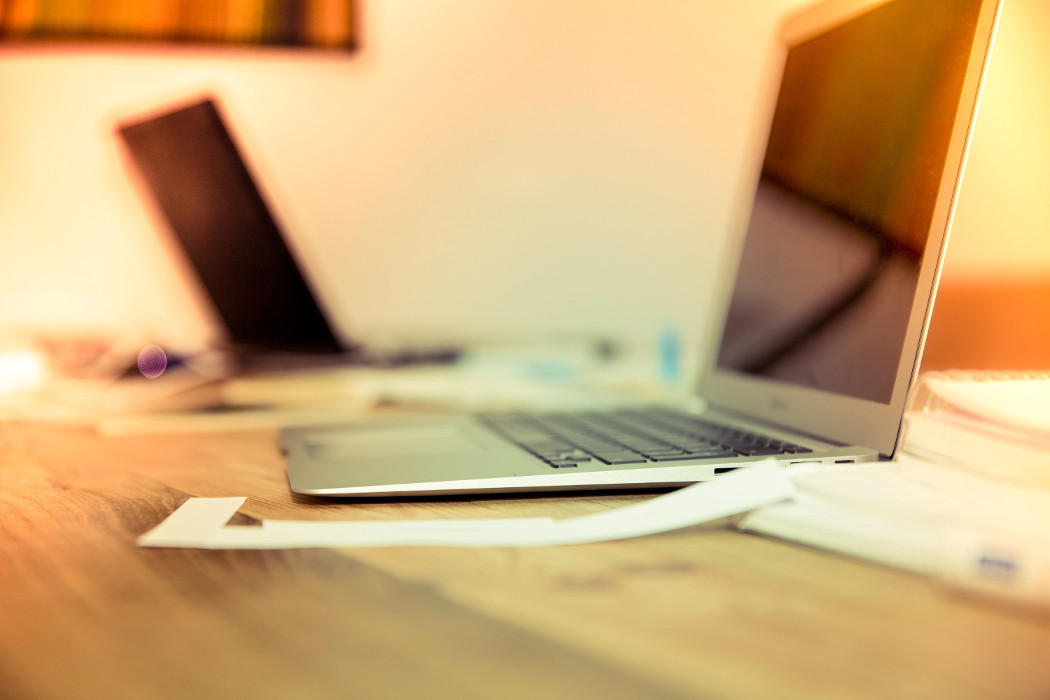
#> input picture image-compressor/sample_image.jpg, 1050 x 700 px, found by its file name
$ python compressor.py
#> lines starting #> are read from the running program, lines starting #| are printed output that depends on the picture
import numpy as np
from PIL import Image
import matplotlib.pyplot as plt
import os

def load_and_preprocess_image(image_path):
    """
    Load an RGB image and convert it to NumPy arrays for each channel.

    Args:
        image_path (str): Path to the input image.

    Returns:
        tuple: Original image array, R, G, B channel matrices (2D).
    """
    img = Image.open(image_path).convert('RGB')
#> img is the input picture: PIL image 1050x700 RGB; mean R, G, B 205.4, 170.3, 118.9
    img_array = np.array(img, dtype=np.float32)
    print(f"Image shape: {img_array.shape}")
#| Image shape: (700, 1050, 3)
    r_channel = img_array[:, :, 0]
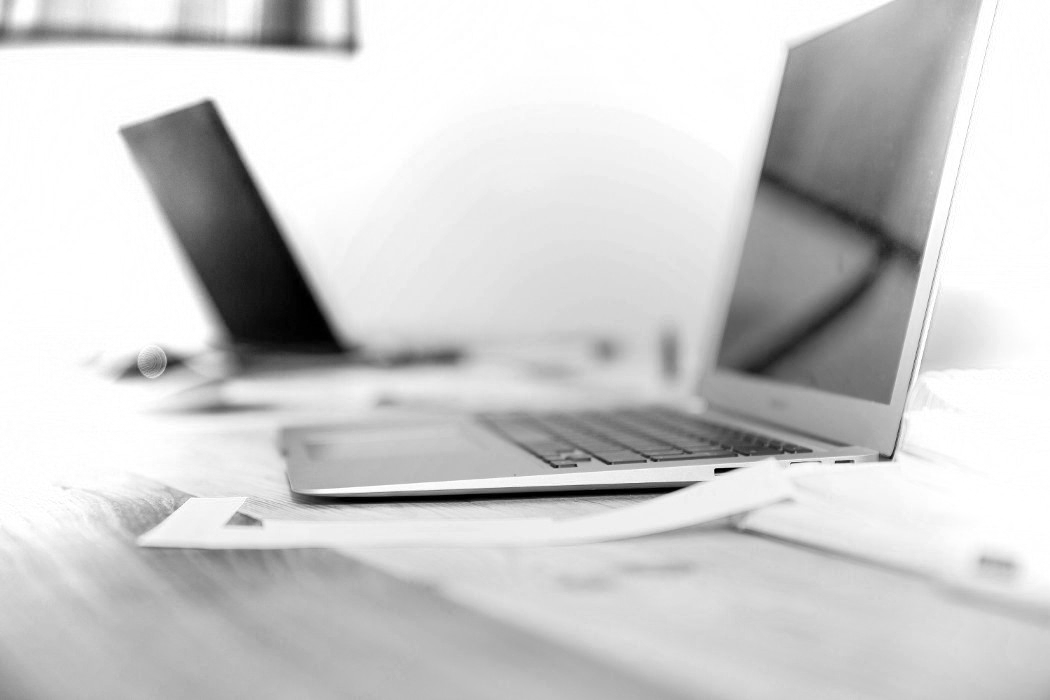
#> r_channel: shape (700, 1050) float32; min 0, max 255, mean 205.4
    g_channel = img_array[:, :, 1]
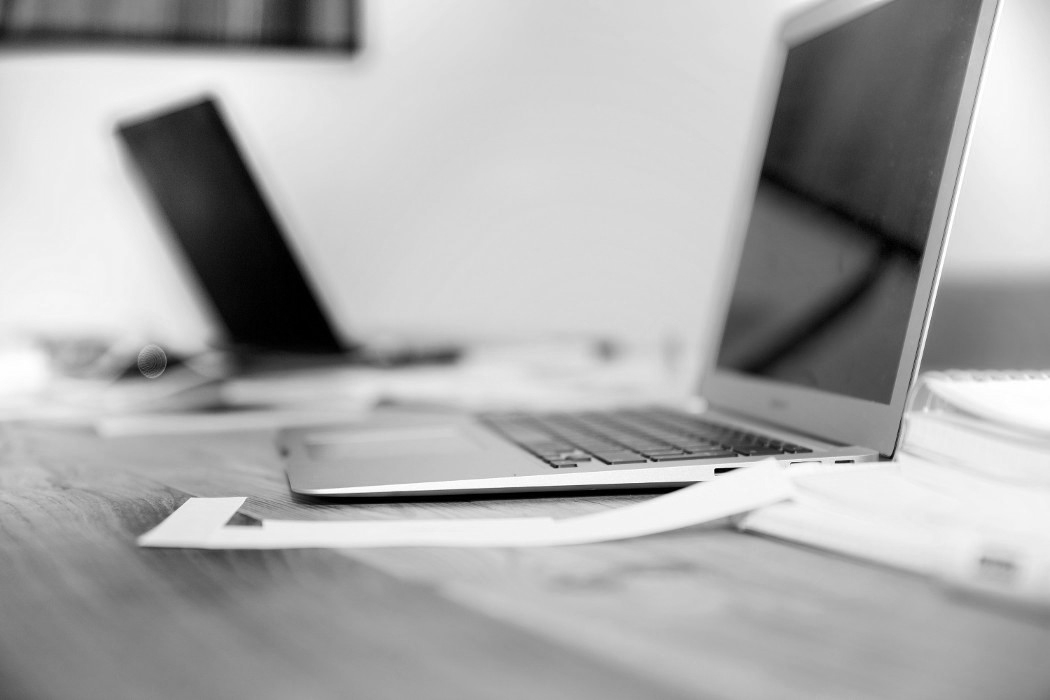
#> g_channel: shape (700, 1050) float32; min 0, max 255, mean 170.3
    b_channel = img_array[:, :, 2]
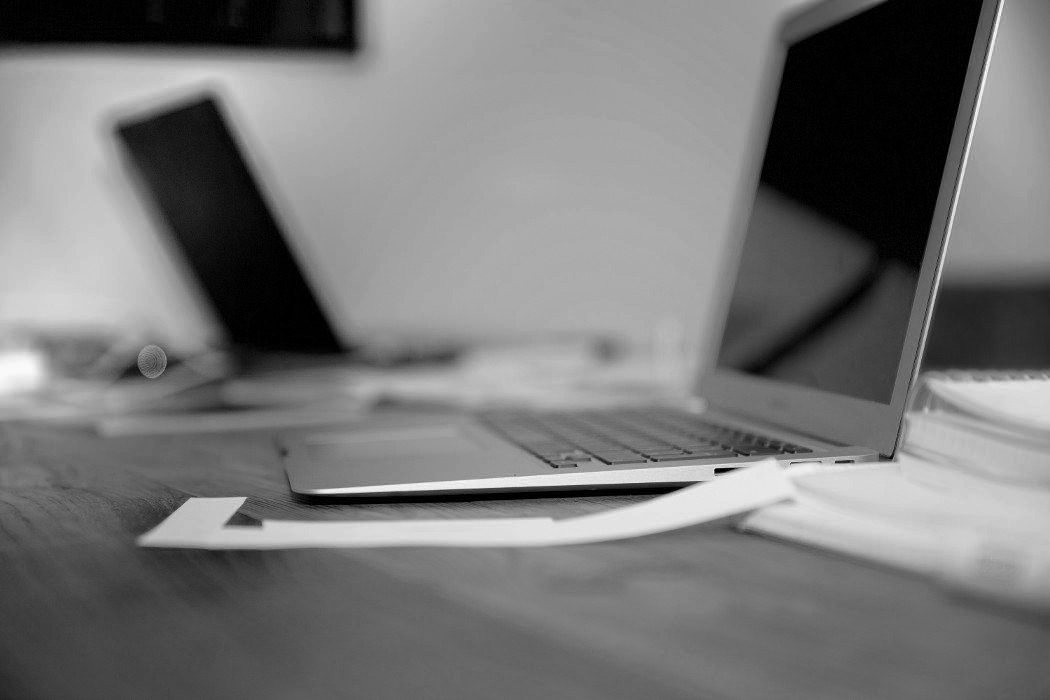
#> b_channel: shape (700, 1050) float32; min 0, max 255, mean 118.9
    r_channel = np.clip(r_channel, 0, 255)
    g_channel = np.clip(g_channel, 0, 255)
    b_channel = np.clip(b_channel, 0, 255)
    return img_array, r_channel, g_channel, b_channel

def compress_image_svd(r_channel, g_channel, b_channel, k):
    """
    Compress image channels using SVD with k singular values.

    Args:
        r_channel, g_channel, b_channel: 2D NumPy arrays for each channel.
        k (int): Number of singular values to keep.

    Returns:
        tuple: Compressed image array, compressed R, G, B channels.
    """
    U_r, S_r, Vt_r = np.linalg.svd(r_channel, full_matrices=False)
    U_g, S_g, Vt_g = np.linalg.svd(g_channel, full_matrices=False)
    U_b, S_b, Vt_b = np.linalg.svd(b_channel, full_matrices=False)

    U_r_k = U_r[:, :k]
    S_r_k = np.diag(S_r[:k])
    Vt_r_k = Vt_r[:k, :]

    U_g_k = U_g[:, :k]
    S_g_k = np.diag(S_g[:k])
    Vt_g_k = Vt_g[:k, :]

    U_b_k = U_b[:, :k]
    S_b_k = np.diag(S_b[:k])
    Vt_b_k = Vt_b[:k, :]

    r_compressed = np.dot(U_r_k, np.dot(S_r_k, Vt_r_k))
    g_compressed = np.dot(U_g_k, np.dot(S_g_k, Vt_g_k))
    b_compressed = np.dot(U_b_k, np.dot(S_b_k, Vt_b_k))

    r_compressed = np.clip(r_compressed, 0, 255).astype(np.uint8)
    g_compressed = np.clip(g_compressed, 0, 255).astype(np.uint8)
    b_compressed = np.clip(b_compressed, 0, 255).astype(np.uint8)

    compressed_image = np.stack([r_compressed, g_compressed, b_compressed], axis=2)

    return compressed_image, r_compressed, g_compressed, b_compressed, (U_r_k, S_r_k, Vt_r_k), (U_g_k, S_g_k, Vt_g_k), (U_b_k, S_b_k, Vt_b_k)

def calculate_compression_ratio(original_shape, k, U_r_k, S_r_k, Vt_r_k, U_g_k, S_g_k, Vt_g_k, U_b_k, S_b_k, Vt_b_k):
    """
    Calculate compression ratio based on original and compressed data sizes.

    Args:
        original_shape (tuple): Shape of original image (height, width, 3).
        k (int): Number of singular values used.
        U_r_k, S_r_k, Vt_r_k, etc.: SVD components for each channel.

    Returns:
        float: Compression ratio (original size / compressed size).
    """
    height, width, channels = original_shape
    original_size = height * width * channels  # Total pixels in original image

    # Compressed size: sum of elements in U_k, S_k, Vt_k for each channel
    compressed_size = 0
    for U_k, S_k, Vt_k in [(U_r_k, S_r_k, Vt_r_k), (U_g_k, S_g_k, Vt_g_k), (U_b_k, S_b_k, Vt_b_k)]:
        compressed_size += U_k.size + S_k.diagonal().size + Vt_k.size

    return original_size / compressed_size if compressed_size > 0 else float('inf')

def calculate_psnr(original_image, compressed_image):
    """
    Calculate PSNR between original and compressed images.

    Args:
        original_image (np.ndarray): Original image array.
        compressed_image (np.ndarray): Compressed image array.

    Returns:
        float: PSNR value in decibels (dB).
    """
    mse = np.mean((original_image - compressed_image) ** 2)
    if mse == 0:
        return float('inf')
    max_pixel = 255.0
    psnr = 20 * np.log10(max_pixel / np.sqrt(mse))
    return psnr

def test_compression(image_path, k_values=[10, 50, 100]):
    """
    Test compression with different k values, compute metrics, and display results.

    Args:
        image_path (str): Path to input image.
        k_values (list): List of k values to test.

    Returns:
        list: List of dictionaries with k, compressed_path, compression_ratio, psnr.
    """
    os.makedirs("frontend/static/uploads", exist_ok=True)
    img_array, r_channel, g_channel, b_channel = load_and_preprocess_image(image_path)

    results = []

    plt.figure(figsize=(15, 5))
    plt.subplot(1, len(k_values) + 1, 1)
    plt.title("Original Image")
    plt.imshow(img_array.astype(np.uint8))
    plt.axis('off')

    for i, k in enumerate(k_values, 1):
        compressed_image, _, _, _, r_svd, g_svd, b_svd = compress_image_svd(r_channel, g_channel, b_channel, k)

        compressed_path = f"frontend/static/uploads/compressed_k{k}.jpg"
        Image.fromarray(compressed_image).save(compressed_path)

        compression_ratio = calculate_compression_ratio(img_array.shape, k, *r_svd, *g_svd, *b_svd)
        psnr = calculate_psnr(img_array, compressed_image)

        results.append({
            'k': k,
            'compressed_path': compressed_path,
            'compression_ratio': compression_ratio,
            'psnr': psnr
        })

        plt.subplot(1, len(k_values) + 1, i + 1)
        plt.title(f"k={k}\nRatio: {compression_ratio:.2f}\nPSNR: {psnr:.2f} dB")
        plt.imshow(compressed_image)
        plt.axis('off')
#> this loop made 3 passes
#> (compression_ratio, mse in calculate_psnr, psnr) on passes 1 to 3: (41.98, 141.8, 26.61), (8.4, 9.29, 38.45), (4.2, 2.42, 44.29)
#> pass 1, in compress_image_svd, `U_r, S_r, Vt_r = np.linalg.svd(r_channel, full_matrices=False)`:
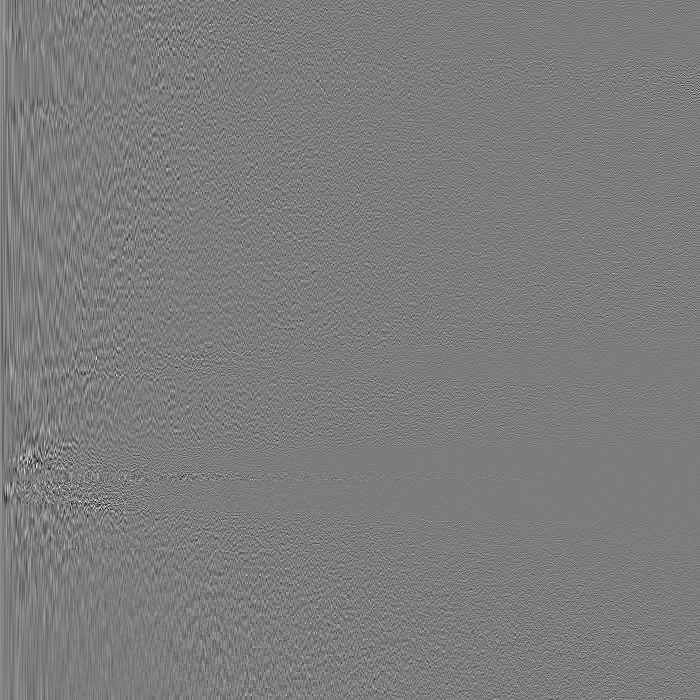
#> U_r: shape (700, 700) float32; min -0.306, max 0.319, mean 5.1e-05; drawn with min black and max white
#> pass 1, in compress_image_svd, `U_r, S_r, Vt_r = np.linalg.svd(r_channel, full_matrices=False)`:
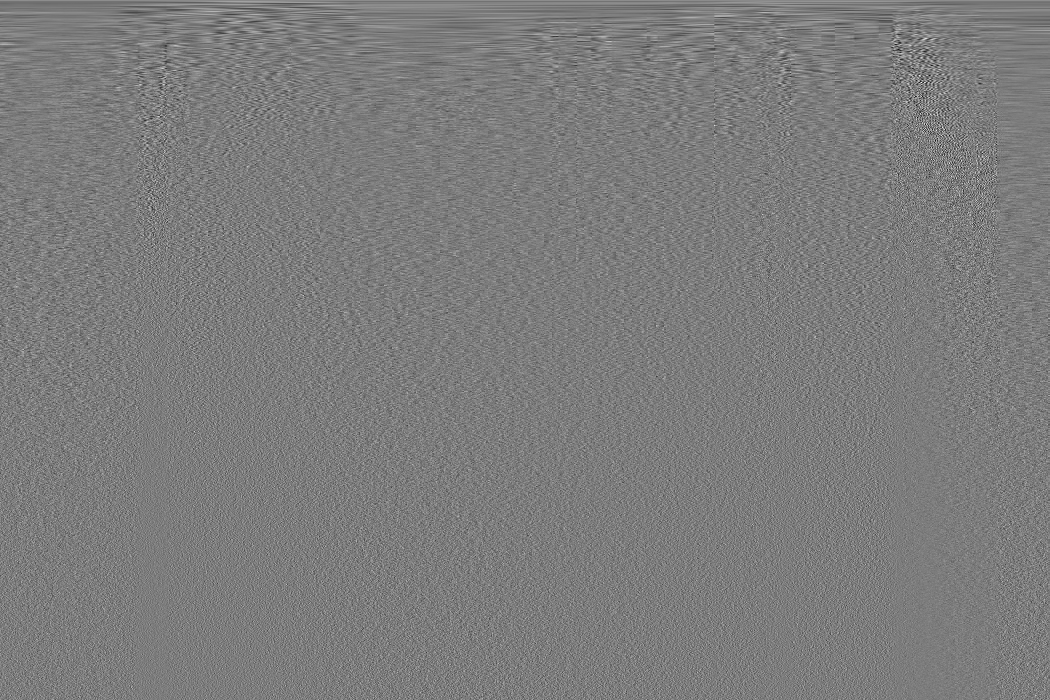
#> Vt_r: shape (700, 1050) float32; min -0.257, max 0.268, mean 5.28e-05; drawn with min black and max white
#> pass 1, in compress_image_svd, `U_g, S_g, Vt_g = np.linalg.svd(g_channel, full_matrices=False)`:
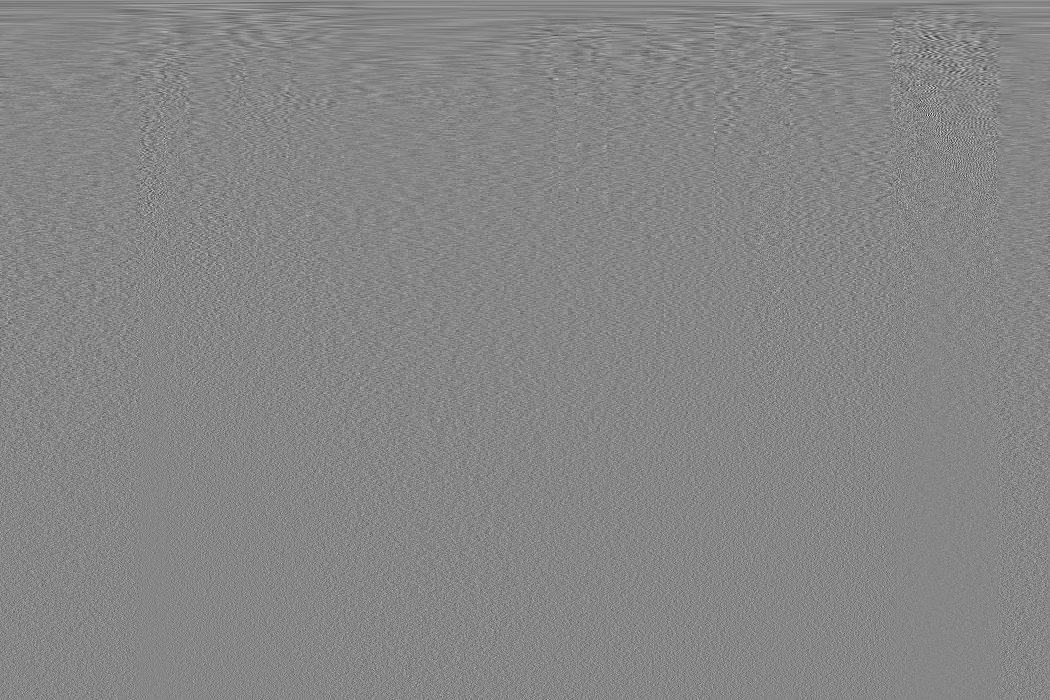
#> Vt_g: shape (700, 1050) float32; min -0.364, max 0.326, mean 4.77e-05; drawn with min black and max white
#> after the loop, results = 3 items

    plt.tight_layout()
    plt.show()
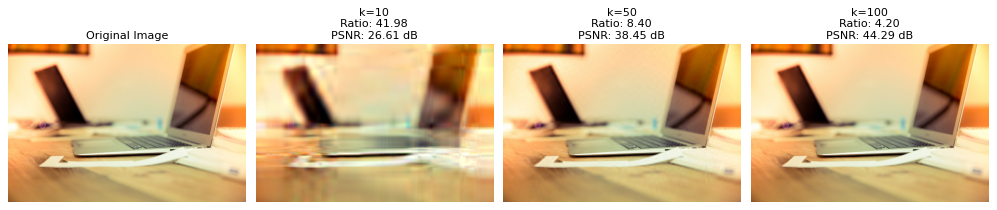
#> figure drawn by matplotlib, 4 panels

    return results

if __name__ == "__main__":
    sample_image_path = "/home/sumanthd032/Projects/PixelSqueeze/image-compressor/sample_image.jpg"
    results = test_compression(sample_image_path, k_values=[10, 50, 100])
#> results = 3 items
    for result in results:
        print(f"k={result['k']}: Compression Ratio={result['compression_ratio']:.2f}, PSNR={result['psnr']:.2f} dB")
#> this loop made 3 passes
#| k=10: Compression Ratio=41.98, PSNR=26.61 dB
#| k=50: Compression Ratio=8.40, PSNR=38.45 dB
#| k=100: Compression Ratio=4.20, PSNR=44.29 dB
